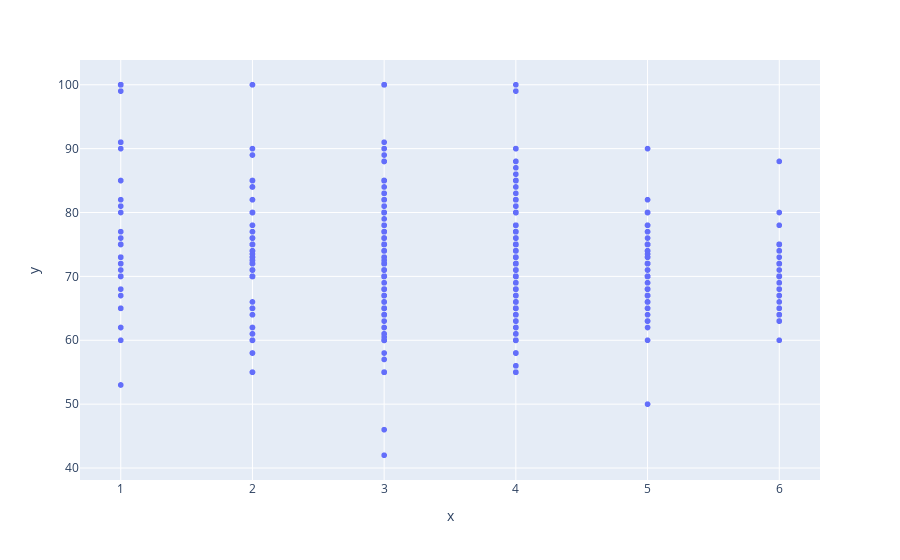

Notebook code for this chart:
### Code cell
import plotly.express as px
fig = px.scatter(x=data['Rating'], y=data['Cocoa_Percent'])

fig.show()

### Figure 1 — Plotly figure (JSON) as saved in the notebook; plotly's stock layout.template omitted (floating-point values rounded to 4 significant figures; data arrays with more than 128 entries replaced by an {"elided": "..."} marker saying what was removed)
{"data": [{"hovertemplate": "x=%{x}<br>y=%{y}<extra></extra>", "legendgroup": "", "marker": {"color": "#636efa", "symbol": "circle"}, "mode": "markers", "name": "", "showlegend": false, "type": "scattergl", "x": {"elided": "1795 int values"}, "xaxis": "x", "y": {"elided": "1795 float values"}, "yaxis": "y"}], "layout": {"legend": {"tracegroupgap": 0}, "margin": {"t": 60}, "xaxis": {"anchor": "y", "domain": [0.0, 1.0], "title": {"text": "x"}}, "yaxis": {"anchor": "x", "domain": [0.0, 1.0], "title": {"text": "y"}}}}
